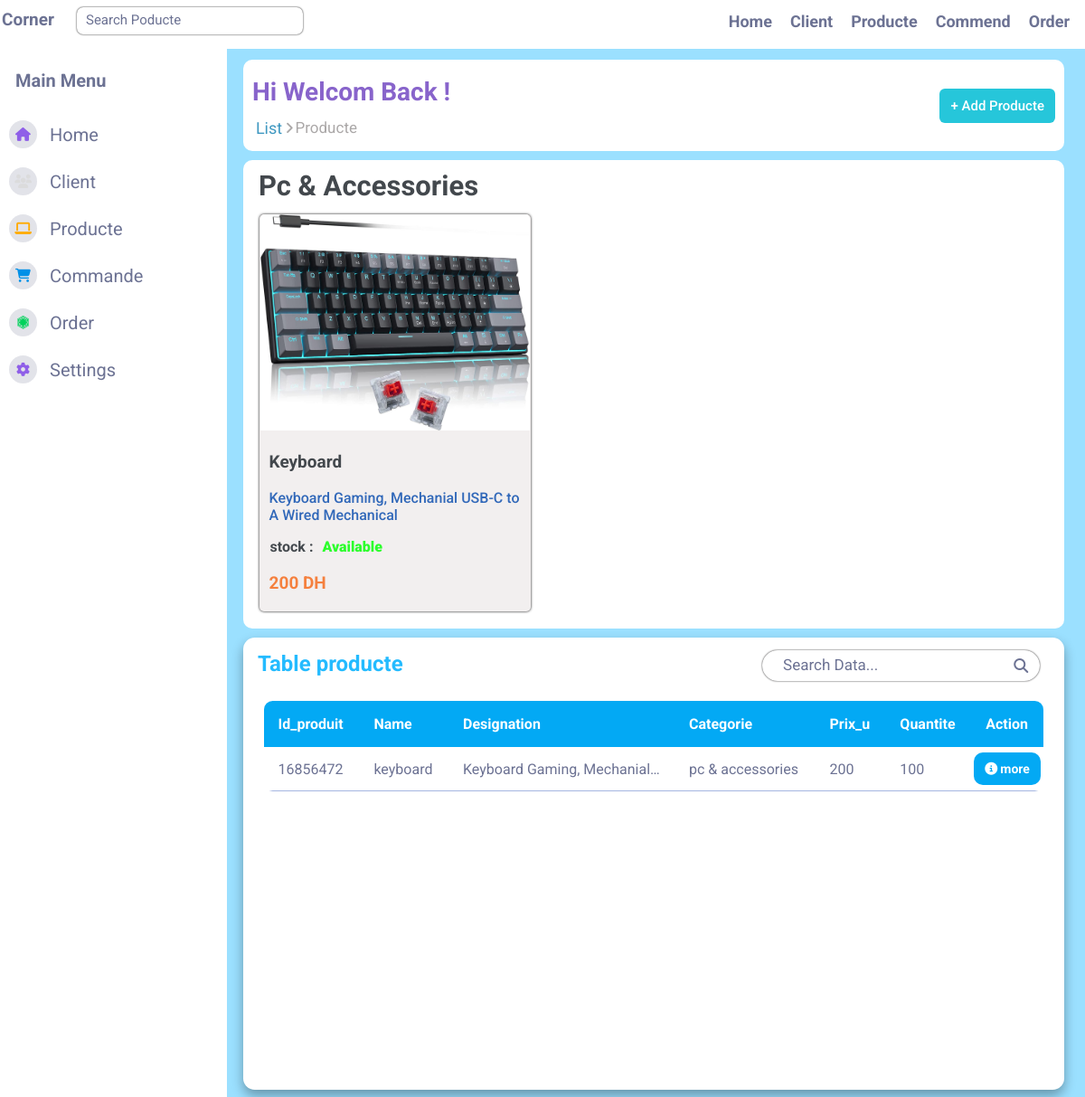
The page /producte.php on the database its author committed.
### tables this page shows
CREATE TABLE `produit` (
  `id_produit` int(11) NOT NULL,
  `ref_produit` varchar(255) NOT NULL,
  `design` varchar(255) NOT NULL,
  `cat` varchar(200) NOT NULL,
  `prix_u` float NOT NULL,
  `quantite` int(11) NOT NULL,
  `etat` varchar(100) NOT NULL,
  `detail` text NOT NULL,
  `photo` text NOT NULL,
  `name` varchar(100) NOT NULL
);

### fonction/classporducte.php (called while the page is built, shortened)
<?php
include "db.php";
 class gestionproducte  extends connection {
    public function categorie(){
        $sql = "SELECT cat FROM `produit`";
        $result = $this->connectiondb()->prepare($sql);
        $result->execute([]);
        $arraycat = [];
         while ($row = $result->fetch(PDO::FETCH_ASSOC)){
               $arraycat[] =$row['cat'] ;
         }
         return $arraycat;
    }
    public function selecproducte(){
       $categorie =  $this->categorie();
       $allproducte = [];
      foreach($categorie as $value){
        $sql = "SELECT * FROM `produit` WHERE cat = ?;";
        $result = $this->connectiondb()->prepare($sql);
        $result->execute([$value]);
        $catproducte = [];
         while ($row = $result->fetch(PDO::FETCH_ASSOC)){
               $catproducte[] =$row;
         }
         $allproducte[$value] =  $catproducte;
       }
       return $allproducte;
    }
    public function sellectallprocut(){
        $sql = "SELECT * FROM `produit` ";
        $result = $this->connectiondb()->prepare($sql);
        $result->execute([]);
        $procute = [];
         while ($row = $result->fetch(PDO::FETCH_ASSOC)){
               $procute[] =$row;
         }
         return $procute;
    }
 }
 $object =new gestionproducte();
?>

### fonction/db.php (called while the page is built)
<?php
class connection {
     public function connectiondb()
    {
        try {
            $conn = new PDO("mysql:host=localhost;dbname=admincommande", "root", "");
            return $conn;
        } catch (PDOException $e) {
            echo $e->getMessage();
        }
    }
}
?>

### producte.php (the view, shortened to what this page needs)
<!DOCTYPE html>
<html lang="en">
<head>
    <link rel="stylesheet" href="css/navbar.css" />
    <link rel="stylesheet" href="css/home.css" />
    <link rel="stylesheet" href="https://cdnjs.cloudflare.com/ajax/libs/font-awesome/6.2.1/css/all.min.css" />
    <link rel="stylesheet" href="css/producte.css">
</head>
<body>
    <?php
    include "navbar.php";
    include "fonction/classporducte.php";
    $info = $object->selecproducte()
?>
    <div class="container">
        <div class="pop">
            <div>
                <h1>hi welcom back !</h1>
                <div class="tableproducte">
                    <p>
                        List
                    </p>
                    <i class="fa-solid fa-angle-right"></i>
                    <p>
                        producte
                    </p>
                </div>
            </div>
            <div class="addprodcute">
                <a class="addprocute"> + Add producte</a>
            </div>
        </div>
        <?php
       foreach($info as $key=>$value){
           echo "
          <div class='containerproducte'>
            <h3> $key </h3>
            <div>
                <div class='producte'>
                   ";
                   foreach($value as $keys => $values){
                       $stock = "";
                       if ($values['quantite'] > 0 ){
                           $stock = "Available";
                       }else{
                           $stock = "Not Available";
                       }
                   echo "
                    <div class='garde' data-id='{$values['id_produit']}'>
                        <div class='image'>
                            <img src='image/{$values['photo']}' alt=''>
                        </div>
                        <div class='title'>
                            <p>{$values['name']}</p>
                        </div>
                        <div class='categorie'>
                            <p>{$values['design']}</p>
                        </div>
                        <div class='stock'>
                            <span>stock :</span><span> $stock</span>
                        </div>
                        <div class='prix'>
                            <p>{$values['prix_u']} DH</p>
                        </div>
                        <div class='stock'>
                        </div>
                    </div>
                    ";
                   }
                   echo "
                </div>
            </div>
         </div>
         ";
         }
        ?>
        <div class='tableauproductes'>
            <main class="table">
                <section class="table__header">
                    <h1>Table producte</h1>
                    <div class="input-group">
                        <input type="search" id="search" placeholder="Search Data..." />
                        <i class="fa-sharp fa-solid fa-magnifying-glass"></i>
                    </div>
                </section>
                <section class="table__body">
                    <table>
                        <thead>
                            <tr>
                                <th>Id_produit</th>
                                <th>Name</th>
                                <th>designation</th>
                                <th>categorie</th>
                                <th>prix_u</th>
                                <th>quantite</th>
                                <th>action</th>
                            </tr>
                        </thead>
                        <tbody id="clients">
                            <?php
                          foreach( $object->sellectallprocut() as $value ){
                           echo"
                           <tr>
                               <td>{$value['id_produit']}</td>
                               <td>{$value['name']}</td>
                               <td class='designation'>{$value['design']}</td>
                               <td>{$value['cat']}</td>
                               <td>
                                   {$value['prix_u']}
                               </td>
                                <td>
                                   {$value['quantite']}
                               </td>
                               <td class='actions'>
                                   <a href='producteinfo.php?idproducte={$value['id_produit']}' class='more'>
                                       <i class='fa-solid fa-circle-info'></i>
                                       <p>more</p>
                                   </a>
                               </td>
                           </tr>
                           ";
                           }
                           ?>
                        </tbody>
                    </table>
                </section>
            </main>
        </div>
    </div>
    </div>
</body>
</html>

### css/navbar.css (style rules this page uses)
* { box-sizing: border-box; }
:root { --background: #0f1015; --dark: #191c24; --colordark: #6c7293; --shadow: black }
::placeholder { color: var(--colordark); position: absolute; left: 10px; top: 50%; transform: translateY(-57%); text-transform: capitalize; }
a { text-decoration: none; color: var(--colordark); }

### css/home.css (style rules this page uses)
:root { --background: #9be0ff; --dark: white; --colordark: #6c7293; }
body { background: #9be0ff; }

### rows shown on the page
produit: photo (picture), name "Keyboard", design "Keyboard Gaming, Mechanial USB-C to A Wired Mechanical", quantite "Available", prix_u "200", id_produit "16856472", name "keyboard", design "Keyboard Gaming, Mechanial…", cat "pc & accessories", quantite "100"

### other values the page prints
$key "Pc & Accessories"
